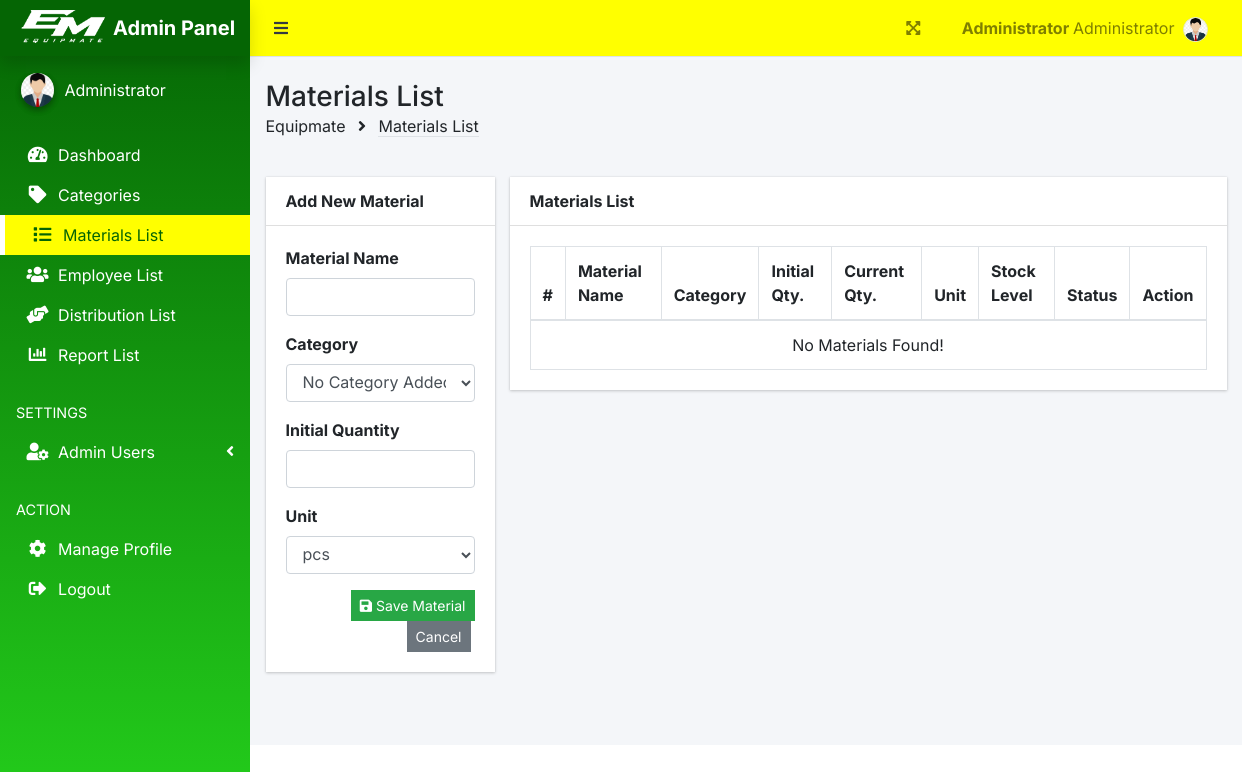
Before: /index.php?page=materials_list (signed in) with the older database file.
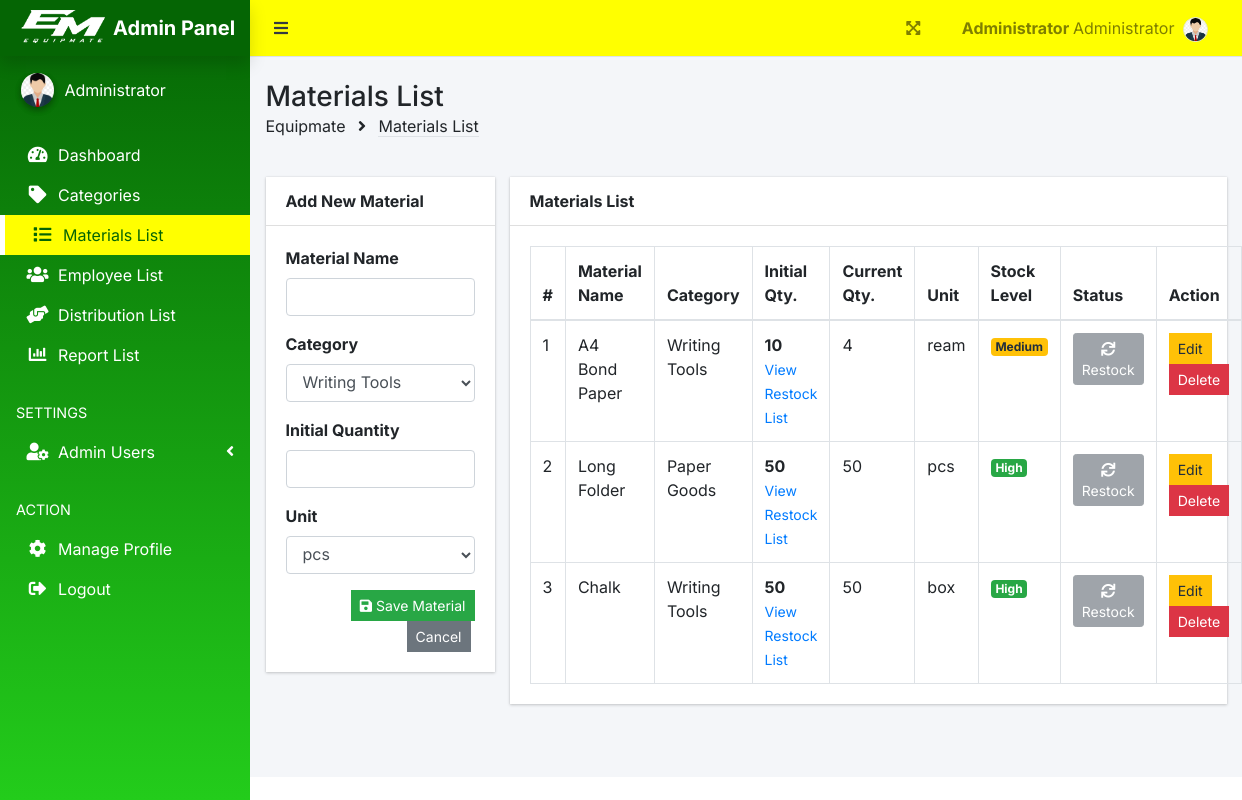
After: the same page with the newer database file.
### tables this page shows
CREATE TABLE `materials_list` (
  `material_id` int(11) NOT NULL,
  `material_name` varchar(255) NOT NULL,
  `category_id` int(11) NOT NULL,
  `initial_quantity` int(11) NOT NULL,
  `unit` varchar(50) NOT NULL,
  `date_added` datetime DEFAULT current_timestamp()
);

CREATE TABLE `categories_list` (
  `cat_id` int(11) NOT NULL,
  `category_name` varchar(100) NOT NULL,
  `category_description` text NOT NULL,
  `tags` text NOT NULL,
  `date_added` datetime NOT NULL DEFAULT current_timestamp()
);

### admin/materials_list.php (the view, shortened to what the rows shown need)
<div class="row">
    <div class="col-md-9">
        <div class="card">
            <div class="card-body">
                <table class="table table-bordered table-hover" id="list">
                    <thead>
                        <tr>
                            <th>#</th>
                            <th>Material Name</th>
                            <th>Category</th>
                            <th>Initial Qty.</th>
                            <th>Current Qty.</th>
                            <th>Unit</th>
                            <th>Stock Level</th>
                            <th>Status</th>
                            <th>Action</th>
                        </tr>
                    </thead>
                    <tbody>
                        <?php
                        $i = 1;
                        $qry = $conn->query("
                                SELECT m.*, c.category_name,
                                    (m.initial_quantity
                                        + IFNULL((SELECT SUM(r.quantity) FROM restock_list r WHERE r.material_id = m.material_id), 0)
                                        - IFNULL(SUM(d.quantity),0)) AS qty_now
                                FROM materials_list m
                                LEFT JOIN categories_list c ON m.category_id = c.cat_id
                                LEFT JOIN distribution_list d ON m.material_id = d.material_id
                                GROUP BY m.material_id
                                ORDER BY m.date_added ASC
                            ");
                        if ($qry->num_rows > 0):
                            while ($row = $qry->fetch_assoc()):
                                $initial = (int) $row['initial_quantity'];
                                $now = (int) $row['qty_now'];
                                $percent = $initial > 0 ? ($now / $initial) * 100 : 0;
                                if ($percent >= 70) {
                                    $level = 'High';
                                    $badge = 'badge-success';
                                } elseif ($percent >= 30) {
                                    $level = 'Medium';
                                    $badge = 'badge-warning';
                                } else {
                                    $level = 'Low';
                                    $badge = 'badge-danger';
                                }
                                ?>
                                <tr>
                                    <td><?= $i++ ?></td>
                                    <td><?= htmlspecialchars($row['material_name']) ?></td>
                                    <td><?= htmlspecialchars($row['category_name']) ?></td>
                                    <td>
                                        <span class="font-weight-bold"><?= $initial ?> </span><br>
                                        <a href="javascript:void(0)" class="text-sm view-restock"
                                            data-id="<?= $row['material_id'] ?>"
                                            data-name="<?= htmlspecialchars($row['material_name']) ?>"
                                            data-category="<?= htmlspecialchars($row['category_name']) ?>">
                                            View Restock List
                                        </a>
                                    </td>
                                    <td><?= $now ?></td>
                                    <td><?= htmlspecialchars($row['unit']) ?></td>
                                    <td><span class="badge <?= $badge ?>"><?= $level ?></span></td>
                                    <td>
                                        <?php if ($level == 'Low'): ?>
                                            <button class="btn btn-sm btn-primary restock-btn" data-id="<?= $row['material_id'] ?>"
                                                data-name="<?= htmlspecialchars($row['material_name']) ?>"
                                                data-category="<?= htmlspecialchars($row['category_name']) ?>">
                                                <i class="fa fa-sync"></i> Restock
                                            </button>
                                        <?php else: ?>
                                            <button class="btn btn-sm btn-secondary" disabled>
                                                <i class="fa fa-sync"></i> Restock
                                            </button>
                                        <?php endif; ?>
                                    </td>
                                    <td>
                                        <?php $hashed_link = hash('sha256', $row['material_id']); ?>
                                        <a class="btn btn-warning btn-flat btn-sm"
                                            href="./index.php?page=edit_material&material_id=<?php echo $hashed_link ?>">Edit</a>
                                        <button type="button" class="btn btn-danger btn-flat btn-sm delete-material"
                                            data-id="<?php echo $row['material_id'] ?>">
                                            Delete
                                        </button>
                                    </td>
                                </tr>
                            <?php endwhile;
                        else: ?>
                            <tr class="text-center">
                                <td colspan="9">No Materials Found!</td>
                            </tr>
                        <?php endif; ?>
                    </tbody>
                </table>
            </div>
        </div>
    </div>
</div>

Changed rows visible on the page:
added materials_list: material_name "A4 Bond Paper", category.category_name "Writing Tools", initial_quantity "10", now "4", unit "ream", level "Medium", shows "Restock"
added materials_list: material_name "Long Folder", category.category_name "Paper Goods", initial_quantity "50", now "50", unit "pcs", level "High", shows "Restock"
added materials_list: material_name "Chalk", category.category_name "Writing Tools", initial_quantity "50", now "50", unit "box", level "High", shows "Restock"
Other visible differences:
form field category: "No Category Added" → "Writing Tools"
text no longer shown: "No Materials Found!"
